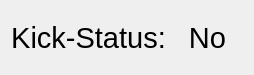
<?xml version="1.0" encoding="UTF-8"?>
<ui version="4.0">
 <class>tail_status</class>
 <widget class="QWidget" name="tail_status">
  <property name="geometry">
   <rect>
    <x>0</x>
    <y>0</y>
    <width>254</width>
    <height>75</height>
   </rect>
  </property>
  <property name="windowTitle">
   <string>Form</string>
  </property>
  <layout class="QVBoxLayout" name="vbox_tail" stretch="1,2,1">
   <item>
    <spacer name="verticalSpacer">
     <property name="orientation">
      <enum>Qt::Vertical</enum>
     </property>
     <property name="sizeHint" stdset="0">
      <size>
       <width>20</width>
       <height>17</height>
      </size>
     </property>
    </spacer>
   </item>
   <item>
    <layout class="QHBoxLayout" name="hbox_kick" stretch="2,1">
     <item>
      <widget class="QLabel" name="lab_kick">
       <property name="font">
        <font>
         <pointsize>22</pointsize>
        </font>
       </property>
       <property name="text">
        <string>Kick-Status:</string>
       </property>
       <property name="alignment">
        <set>Qt::AlignCenter</set>
       </property>
      </widget>
     </item>
     <item>
      <widget class="QLabel" name="lab_kick_value">
       <property name="font">
        <font>
         <pointsize>22</pointsize>
        </font>
       </property>
       <property name="text">
        <string>No</string>
       </property>
       <property name="alignment">
        <set>Qt::AlignCenter</set>
       </property>
      </widget>
     </item>
    </layout>
   </item>
   <item>
    <spacer name="verticalSpacer_2">
     <property name="orientation">
      <enum>Qt::Vertical</enum>
     </property>
     <property name="sizeHint" stdset="0">
      <size>
       <width>20</width>
       <height>16</height>
      </size>
     </property>
    </spacer>
   </item>
  </layout>
 </widget>
 <resources/>
 <connections/>
</ui>
